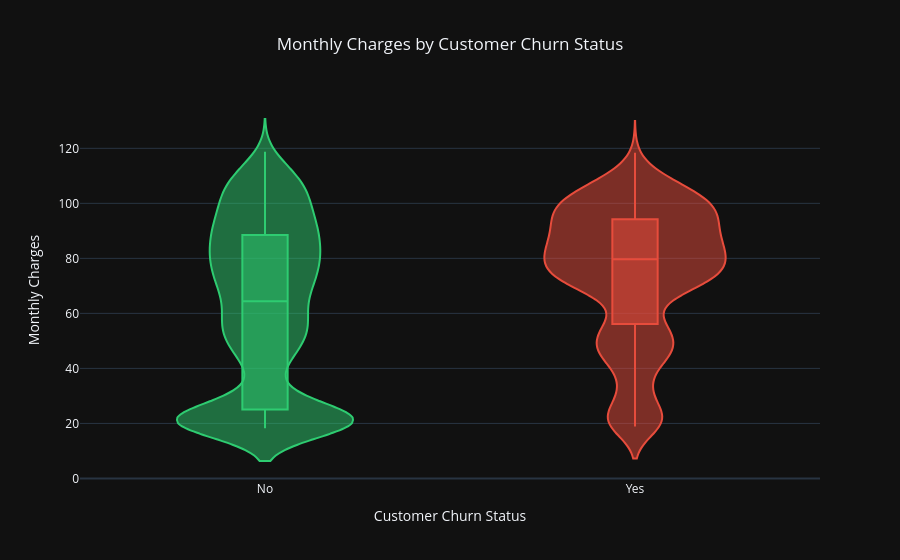

This figure's notebook cell:
### Markdown cell above
<h3>Monthly charges by churn:</h3>

### Code cell
s_summary = df.groupby("Churn")["MonthlyCharges"].agg(
    ["count", "mean", "median", "min", "max"]
).round(2)

print("Monthly Charges Summary:")
display(s_summary)

fig = px.violin(
    df,
    x="Churn",
    y="MonthlyCharges",
    color="Churn",
    box=True,
    points=False,
    color_discrete_map={
        "No": "#2ECC71",
        "Yes": "#E74C3C"
    },
    title="Monthly Charges by Customer Churn Status",
    labels={
        "Churn": "Customer Churn Status",
        "MonthlyCharges": "Monthly Charges"
    },
    template="plotly_dark"
)

fig.update_layout(
    title_x=0.5,
    showlegend=False,
    xaxis_title="Customer Churn Status",
    yaxis_title="Monthly Charges"
)

fig.show()

### Figure 1 — Plotly figure (JSON) as saved in the notebook; plotly's stock layout.template omitted (floating-point values rounded to 4 significant figures; data arrays with more than 128 entries replaced by an {"elided": "..."} marker saying what was removed)
{"data": [{"alignmentgroup": "True", "box": {"visible": true}, "hovertemplate": "Customer Churn Status=%{x}<br>Monthly Charges=%{y}<extra></extra>", "legendgroup": "No", "marker": {"color": "#2ECC71"}, "name": "No", "offsetgroup": "No", "orientation": "v", "points": false, "scalegroup": "True", "showlegend": true, "type": "violin", "x": {"elided": "5163 str values"}, "x0": " ", "xaxis": "x", "y": {"elided": "5163 float values"}, "y0": " ", "yaxis": "y"}, {"alignmentgroup": "True", "box": {"visible": true}, "hovertemplate": "Customer Churn Status=%{x}<br>Monthly Charges=%{y}<extra></extra>", "legendgroup": "Yes", "marker": {"color": "#E74C3C"}, "name": "Yes", "offsetgroup": "Yes", "orientation": "v", "points": false, "scalegroup": "True", "showlegend": true, "type": "violin", "x": {"elided": "1869 str values"}, "x0": " ", "xaxis": "x", "y": {"elided": "1869 float values"}, "y0": " ", "yaxis": "y"}], "layout": {"legend": {"title": {"text": "Customer Churn Status"}, "tracegroupgap": 0}, "showlegend": false, "title": {"text": "Monthly Charges by Customer Churn Status", "x": 0.5}, "violinmode": "overlay", "xaxis": {"anchor": "y", "categoryarray": ["No", "Yes"], "categoryorder": "array", "domain": [0, 1], "title": {"text": "Customer Churn Status"}}, "yaxis": {"anchor": "x", "domain": [0, 1], "title": {"text": "Monthly Charges"}}}}
